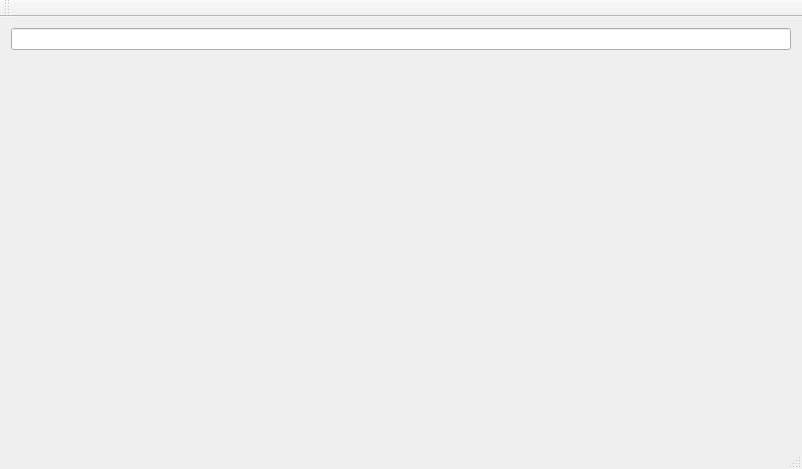
<?xml version="1.0" encoding="UTF-8"?>
<ui version="4.0">
 <class>MainWindow</class>
 <widget class="QMainWindow" name="MainWindow">
  <property name="geometry">
   <rect>
    <x>0</x>
    <y>0</y>
    <width>802</width>
    <height>469</height>
   </rect>
  </property>
  <property name="windowTitle">
   <string>MainWindow</string>
  </property>
  <widget class="QWidget" name="centralWidget">
   <layout class="QVBoxLayout" name="verticalLayout">
    <item>
     <widget class="CCompleteLineEdit" name="completeLineEdit"/>
    </item>
    <item>
     <layout class="QHBoxLayout" name="horizontalLayout">
      <item>
       <widget class="CLsxTabMenu" name="lsxTabMenu" native="true"/>
      </item>
      <item>
       <widget class="CLSliderButton" name="sliderButton" native="true"/>
      </item>
      <item>
       <widget class="CLProgressIndicator" name="progressIndicator" native="true"/>
      </item>
      <item>
       <widget class="CPageNavigator" name="pageNavigator" native="true"/>
      </item>
     </layout>
    </item>
   </layout>
  </widget>
  <widget class="QMenuBar" name="menuBar">
   <property name="geometry">
    <rect>
     <x>0</x>
     <y>0</y>
     <width>802</width>
     <height>23</height>
    </rect>
   </property>
  </widget>
  <widget class="QToolBar" name="mainToolBar">
   <attribute name="toolBarArea">
    <enum>TopToolBarArea</enum>
   </attribute>
   <attribute name="toolBarBreak">
    <bool>false</bool>
   </attribute>
  </widget>
  <widget class="QStatusBar" name="statusBar"/>
 </widget>
 <layoutdefault spacing="6" margin="11"/>
 <customwidgets>
  <customwidget>
   <class>CLSliderButton</class>
   <extends>QWidget</extends>
   <header location="global">widgets/buttons/LSliderButton.h</header>
   <container>1</container>
  </customwidget>
  <customwidget>
   <class>CCompleteLineEdit</class>
   <extends>QLineEdit</extends>
   <header>widgets/CompleteLineEdit.h</header>
  </customwidget>
  <customwidget>
   <class>CLProgressIndicator</class>
   <extends>QWidget</extends>
   <header>widgets/LProgressIndicator.h</header>
   <container>1</container>
  </customwidget>
  <customwidget>
   <class>CPageNavigator</class>
   <extends>QWidget</extends>
   <header>widgets/PageNavigator.h</header>
   <container>1</container>
  </customwidget>
  <customwidget>
   <class>CLsxTabMenu</class>
   <extends>QWidget</extends>
   <header>widgets/LsxTabMenu.h</header>
   <container>1</container>
  </customwidget>
 </customwidgets>
 <resources/>
 <connections/>
</ui>
